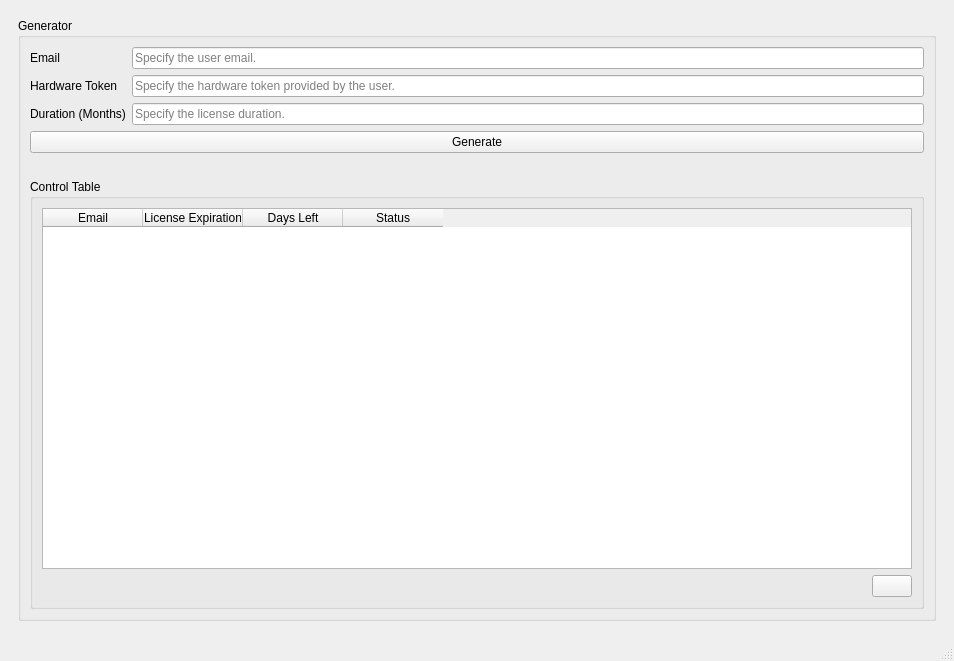
<?xml version="1.0" encoding="UTF-8"?>
<ui version="4.0">
 <class>MainWindow</class>
 <widget class="QMainWindow" name="MainWindow">
  <property name="geometry">
   <rect>
    <x>0</x>
    <y>0</y>
    <width>954</width>
    <height>661</height>
   </rect>
  </property>
  <property name="windowTitle">
   <string>License Generator</string>
  </property>
  <widget class="QWidget" name="centralwidget">
   <layout class="QGridLayout" name="gridLayout_2">
    <item row="0" column="0">
     <layout class="QGridLayout" name="gridLayout">
      <property name="leftMargin">
       <number>9</number>
      </property>
      <property name="topMargin">
       <number>9</number>
      </property>
      <property name="rightMargin">
       <number>9</number>
      </property>
      <property name="bottomMargin">
       <number>9</number>
      </property>
      <item row="0" column="0">
       <widget class="QGroupBox" name="groupBox">
        <property name="title">
         <string>Generator</string>
        </property>
        <layout class="QGridLayout" name="gridLayout_6">
         <item row="0" column="0">
          <layout class="QGridLayout" name="gridLayout_5">
           <item row="1" column="1">
            <widget class="QLineEdit" name="txtHardware">
             <property name="placeholderText">
              <string>Specify the hardware token provided by the user.</string>
             </property>
            </widget>
           </item>
           <item row="5" column="0" colspan="2">
            <widget class="QGroupBox" name="groupBox_2">
             <property name="title">
              <string>Control Table</string>
             </property>
             <layout class="QGridLayout" name="gridLayout_4">
              <item row="0" column="0">
               <layout class="QGridLayout" name="gridLayout_3">
                <item row="1" column="0">
                 <layout class="QGridLayout" name="gridLayout_8">
                  <item row="0" column="1">
                   <widget class="QPushButton" name="btnDeleteRecord">
                    <property name="toolTip">
                     <string>&lt;html&gt;&lt;head/&gt;&lt;body&gt;&lt;p&gt;Delete the row. Allows to create license to the same hardware. Does not make the license invalid.&lt;/p&gt;&lt;/body&gt;&lt;/html&gt;</string>
                    </property>
                    <property name="text">
                     <string/>
                    </property>
                    <property name="icon">
                     <iconset resource="../icons/license_generator.qrc">
                      <normaloff>:/svg/bin.svg</normaloff>:/svg/bin.svg</iconset>
                    </property>
                    <property name="iconSize">
                     <size>
                      <width>18</width>
                      <height>18</height>
                     </size>
                    </property>
                   </widget>
                  </item>
                  <item row="0" column="0">
                   <spacer name="horizontalSpacer">
                    <property name="orientation">
                     <enum>Qt::Horizontal</enum>
                    </property>
                    <property name="sizeHint" stdset="0">
                     <size>
                      <width>40</width>
                      <height>20</height>
                     </size>
                    </property>
                   </spacer>
                  </item>
                 </layout>
                </item>
                <item row="0" column="0">
                 <widget class="QTableWidget" name="tblControl">
                  <property name="sizePolicy">
                   <sizepolicy hsizetype="Expanding" vsizetype="Expanding">
                    <horstretch>0</horstretch>
                    <verstretch>0</verstretch>
                   </sizepolicy>
                  </property>
                  <property name="sortingEnabled">
                   <bool>true</bool>
                  </property>
                  <column>
                   <property name="text">
                    <string>Email</string>
                   </property>
                  </column>
                  <column>
                   <property name="text">
                    <string>License Expiration</string>
                   </property>
                  </column>
                  <column>
                   <property name="text">
                    <string>Days Left</string>
                   </property>
                  </column>
                  <column>
                   <property name="text">
                    <string>Status</string>
                   </property>
                  </column>
                 </widget>
                </item>
               </layout>
              </item>
             </layout>
            </widget>
           </item>
           <item row="2" column="0">
            <widget class="QLabel" name="label_3">
             <property name="text">
              <string>Duration (Months)</string>
             </property>
            </widget>
           </item>
           <item row="0" column="1">
            <widget class="QLineEdit" name="txtEmail">
             <property name="placeholderText">
              <string>Specify the user email.</string>
             </property>
            </widget>
           </item>
           <item row="1" column="0">
            <widget class="QLabel" name="label_2">
             <property name="text">
              <string>Hardware Token</string>
             </property>
            </widget>
           </item>
           <item row="4" column="0" colspan="2">
            <widget class="QLabel" name="lblSituation">
             <property name="text">
              <string/>
             </property>
             <property name="alignment">
              <set>Qt::AlignCenter</set>
             </property>
             <property name="wordWrap">
              <bool>true</bool>
             </property>
            </widget>
           </item>
           <item row="0" column="0">
            <widget class="QLabel" name="label">
             <property name="text">
              <string>Email</string>
             </property>
            </widget>
           </item>
           <item row="2" column="1">
            <widget class="QLineEdit" name="txtDuration">
             <property name="placeholderText">
              <string>Specify the license duration.</string>
             </property>
            </widget>
           </item>
           <item row="3" column="0" colspan="2">
            <widget class="QPushButton" name="btnGenerate">
             <property name="text">
              <string>Generate</string>
             </property>
             <property name="icon">
              <iconset resource="../icons/license_generator.qrc">
               <normaloff>:/svg/generate.svg</normaloff>:/svg/generate.svg</iconset>
             </property>
             <property name="iconSize">
              <size>
               <width>18</width>
               <height>18</height>
              </size>
             </property>
            </widget>
           </item>
          </layout>
         </item>
        </layout>
       </widget>
      </item>
     </layout>
    </item>
   </layout>
  </widget>
  <widget class="QMenuBar" name="menubar">
   <property name="geometry">
    <rect>
     <x>0</x>
     <y>0</y>
     <width>954</width>
     <height>21</height>
    </rect>
   </property>
  </widget>
  <widget class="QStatusBar" name="statusbar"/>
 </widget>
 <tabstops>
  <tabstop>txtEmail</tabstop>
  <tabstop>txtHardware</tabstop>
  <tabstop>txtDuration</tabstop>
  <tabstop>btnGenerate</tabstop>
  <tabstop>tblControl</tabstop>
  <tabstop>btnDeleteRecord</tabstop>
 </tabstops>
 <resources>
  <include location="../icons/license_generator.qrc"/>
 </resources>
 <connections/>
</ui>
